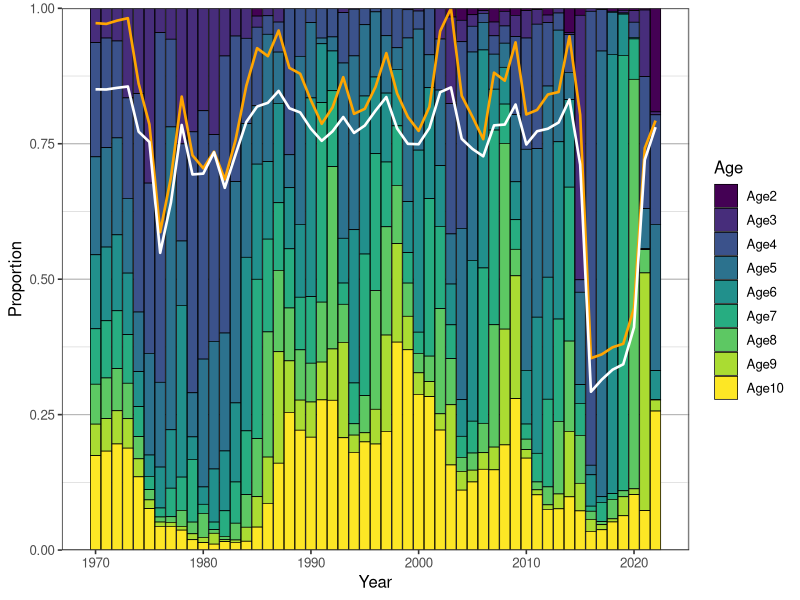
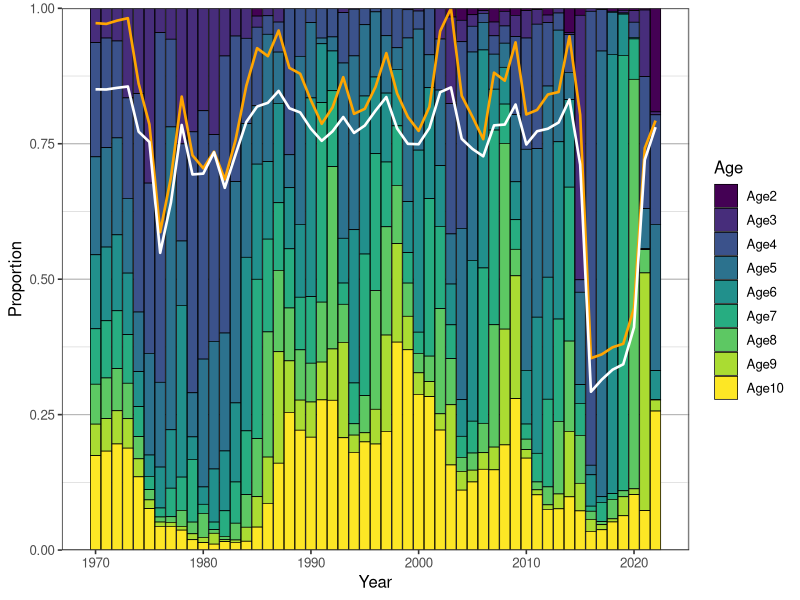

R code for these plots, in order:
# ------------------------------------------------------------
# Age composition + diversity indices (Shannon + Gini-Simpson)
# - Reads CSV
# - Calculates Shannon (H) and Gini-Simpson (1 - sum p^2)
# - Scales Shannon to 0–1 by dividing by ln(S) so it matches
#   the 0–1 scale of Gini-Simpson
# - Plots stacked proportions + white/orange lines in the same
#   style as the original figure
# ------------------------------------------------------------

library(tidyverse)
library(viridis)

theme_set(theme_bw())


# function for Shannon Diversity Index
shannon_diversity <- function(x, base = exp(1), na.rm = TRUE) {
  # Remove NAs if requested
  if (na.rm) {
    x <- x[!is.na(x)]
  }
  
  # Stop if no valid data
  if (length(x) == 0) return(NA_real_)
  
  # Convert to numeric
  x <- as.numeric(x)
  
  # Remove negative values
  if (any(x < 0)) {
    stop("Input contains negative values.")
  }
  
  # Convert to proportions (works for counts or proportions)
  total <- sum(x)
  if (total == 0) return(0)
  p <- x / total
  
  # Remove zeros for log calculation
  p <- p[p > 0]
  
  # Shannon entropy
  H <- -sum(p * log(p, base = base))
  
  return(H)
}

# Gini-Simpson function
gini_simpson <- function(x, na.rm = TRUE) {
  
  # Remove NA values if requested
  if (na.rm) {
    x <- x[!is.na(x)]
  }
  
  # Return NA if no data
  if (length(x) == 0) return(NA_real_)
  
  # Convert to numeric
  x <- as.numeric(x)
  
  # Check for negative values
  if (any(x < 0)) {
    stop("Input contains negative values.")
  }
  
  # Convert to proportions (works for counts or proportions)
  total <- sum(x)
  if (total == 0) return(0)
  p <- x / total
  
  # Gini–Simpson index
  GS <- 1 - sum(p^2)
  
  return(GS)
}


# 1) Read data
dat <- read.csv("./data/assessment_age_diversity.csv")


diversity <- data.frame(Year = 1970:2022,
                        Shannon = apply(dat[,2:10], 1, shannon_diversity),
                        Gini_Simpson = apply(dat[,2:10], 1, gini_simpson)) %>%
  mutate(Shannon = Shannon/max(Shannon))


# make data longer
age_cols <- paste0("Age", 2:10)

dat_long <- dat %>%
  pivot_longer(all_of(age_cols), names_to="Age", values_to="Proportion") %>%
  mutate(Age = factor(Age, levels = age_cols))

ggplot(dat_long, aes(x = Year, y = Proportion, fill = Age)) +
  geom_col(width = 0.95, color = "black", linewidth = 0.25) +
  geom_line(
    data = diversity,
    aes(x = Year, y = Shannon),
    inherit.aes = FALSE,
    color = "orange",
    linewidth = 0.9
  ) +
  geom_line(
    data = diversity,
    aes(x = Year, y = Gini_Simpson),
    inherit.aes = FALSE,
    color = "white",
    linewidth = 0.9
  ) +
  scale_y_continuous(expand = c(0, 0)) +
  coord_cartesian(ylim = c(0, 1)) +
  scale_fill_viridis_d(direction = 1, breaks = age_cols) +
  labs(x = "Year", y = "Proportion", fill = "Age") +
  theme_bw(base_size = 12) +
  theme(
    panel.grid.major = element_line(color = "grey70", linewidth = 0.4),
    panel.grid.minor = element_line(color = "grey85", linewidth = 0.25)
  ) +
  theme(legend.position = "right")


ggsave("./figs/age_comp_diversity.png", width = 8, height = 4, units = 'in')
